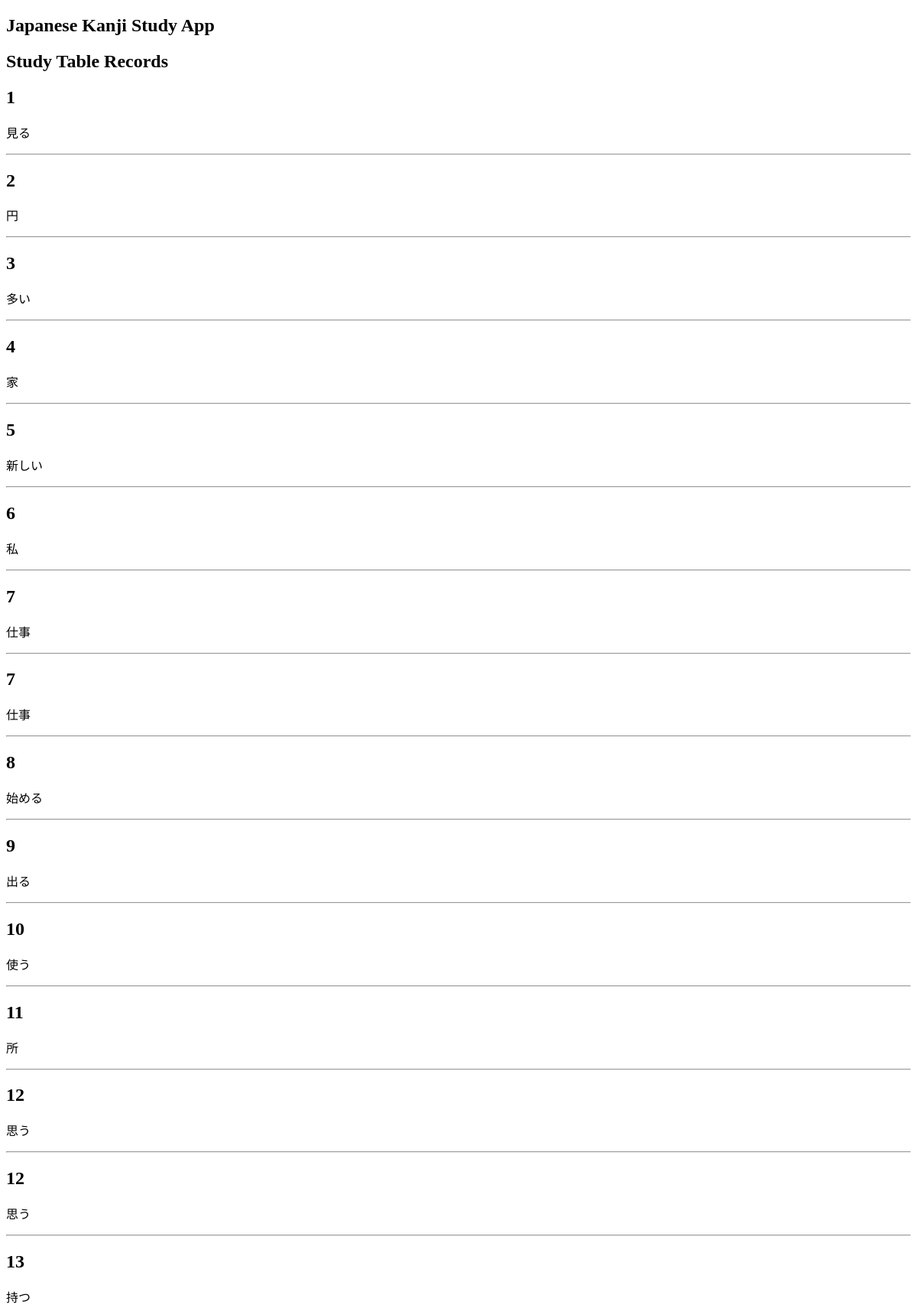
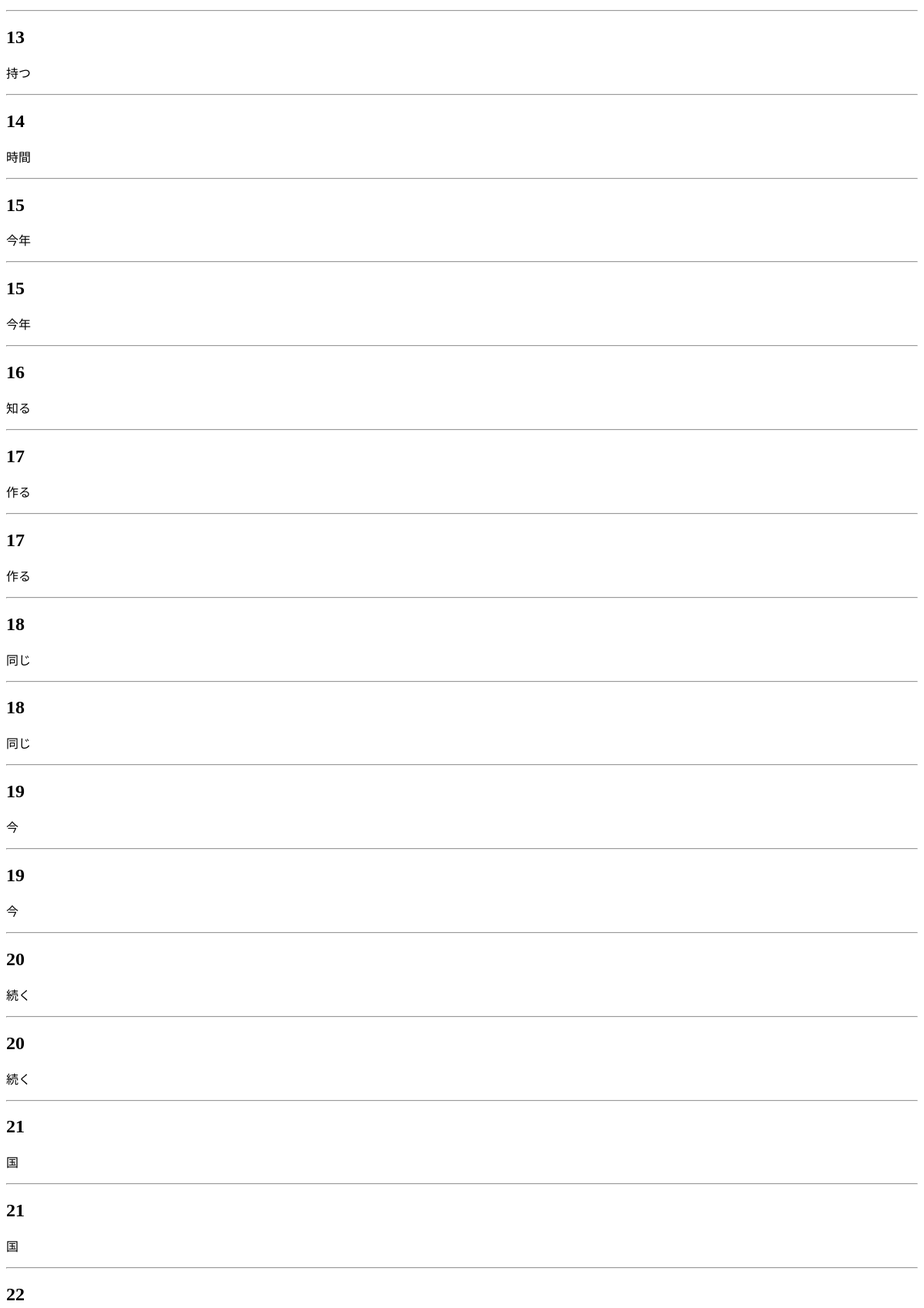
Page /study/studyTableRecords (upper part) on the committed database (2 pictures, top to bottom).
### tables this page shows
CREATE TABLE studiedVocab (
 id INTEGER PRIMARY KEY AUTOINCREMENT,
 dict_id INTEGER,
 dateRevised TIMESTAMP NOT NULL DEFAULT CURRENT_TIMESTAMP,
 revisable BIT NOT NULL DEFAULT 1,
 stability FLOAT NOT NULL DEFAULT 1.0,
 FOREIGN KEY (dict_id) REFERENCES coreJpDict (id)
);

CREATE TABLE coreJpDict (
 id INTEGER PRIMARY KEY AUTOINCREMENT,
 jpWord TEXT NOT NULL,
 pronunciation TEXT NOT NULL,
 meaning TEXT NOT NULL,
 jpSentence TEXT NOT NULL,
 enSentence TEXT NOT NULL,
 wordLevel INTEGER NOT NULL
);

### jpApp/study.py (the view)
@bp.route('/study/studyTableRecords', methods=['GET'])
def studyTableRecords():
    db = get_db()
    words = db.execute(
        'SELECT * FROM studiedVocab'
        ' LEFT JOIN coreJpDict ON studiedVocab.dict_id = coreJpDict.id'
    ).fetchall()
    return render_template('study/studyRecords.html', records = words)

### jpApp/db.py (called while the page is built)
def get_db():
    if 'db' not in g:
        print("connecting to our db")
        g.db = sqlite3.connect(current_app.config['DATABASE'],
                               detect_types=sqlite3.PARSE_DECLTYPES
        )
        g.db.row_factory = sqlite3.Row
    return g.db

### jpApp/templates/study/studyRecords.html
{% extends 'base.html' %}
{% block header %}
<h1> {% block title %}Study Table Records {% endblock %}</h1>
{% endblock %}
{% block content%}
{% for rec in records %}
<div class = "records">
  <h1>{{ rec['dict_id'] }}</h1>
  <p>{{ rec['jpWord'] }}</p>
</div>
{% if not loop.last %}
<hr>
{% endif %}
{% endfor %}
{% endblock %}

### jpApp/templates/base.html (shortened to what this page needs)
<!doctype html>
<link rel="stylesheet" href="{{ url_for('static', filename='styles.css') }}">
<nav>
  <h1>Japanese Kanji Study App</h1>
</nav>
<section class="content">
  <header>
    {% block header %}{% endblock %}
  </header>
  {% block content %}{% endblock %}
</section>

### rows in the picture
studiedVocab: dict_id "1", jpWord "見る"
studiedVocab: dict_id "2", jpWord "円"
studiedVocab: dict_id "3", jpWord "多い"
studiedVocab: dict_id "4", jpWord "家"
studiedVocab: dict_id "5", jpWord "新しい"
studiedVocab: dict_id "6", jpWord "私"
studiedVocab: dict_id "7", jpWord "仕事"
studiedVocab: dict_id "7", jpWord "仕事"
studiedVocab: dict_id "8", jpWord "始める"
studiedVocab: dict_id "9", jpWord "出る"
studiedVocab: dict_id "10", jpWord "使う"
studiedVocab: dict_id "11", jpWord "所"
studiedVocab: dict_id "12", jpWord "思う"
studiedVocab: dict_id "12", jpWord "思う"
studiedVocab: dict_id "13", jpWord "持つ"
studiedVocab: dict_id "13", jpWord "持つ"
studiedVocab: dict_id "14", jpWord "時間"
studiedVocab: dict_id "15", jpWord "今年"
studiedVocab: dict_id "15", jpWord "今年"
studiedVocab: dict_id "16", jpWord "知る"
studiedVocab: dict_id "17", jpWord "作る"
studiedVocab: dict_id "17", jpWord "作る"
studiedVocab: dict_id "18", jpWord "同じ"
studiedVocab: dict_id "18", jpWord "同じ"
studiedVocab: dict_id "19", jpWord "今"
studiedVocab: dict_id "19", jpWord "今"
studiedVocab: dict_id "20", jpWord "続く"
studiedVocab: dict_id "20", jpWord "続く"
studiedVocab: dict_id "21", jpWord "国"
studiedVocab: dict_id "21", jpWord "国"
studiedVocab: dict_id "22"
